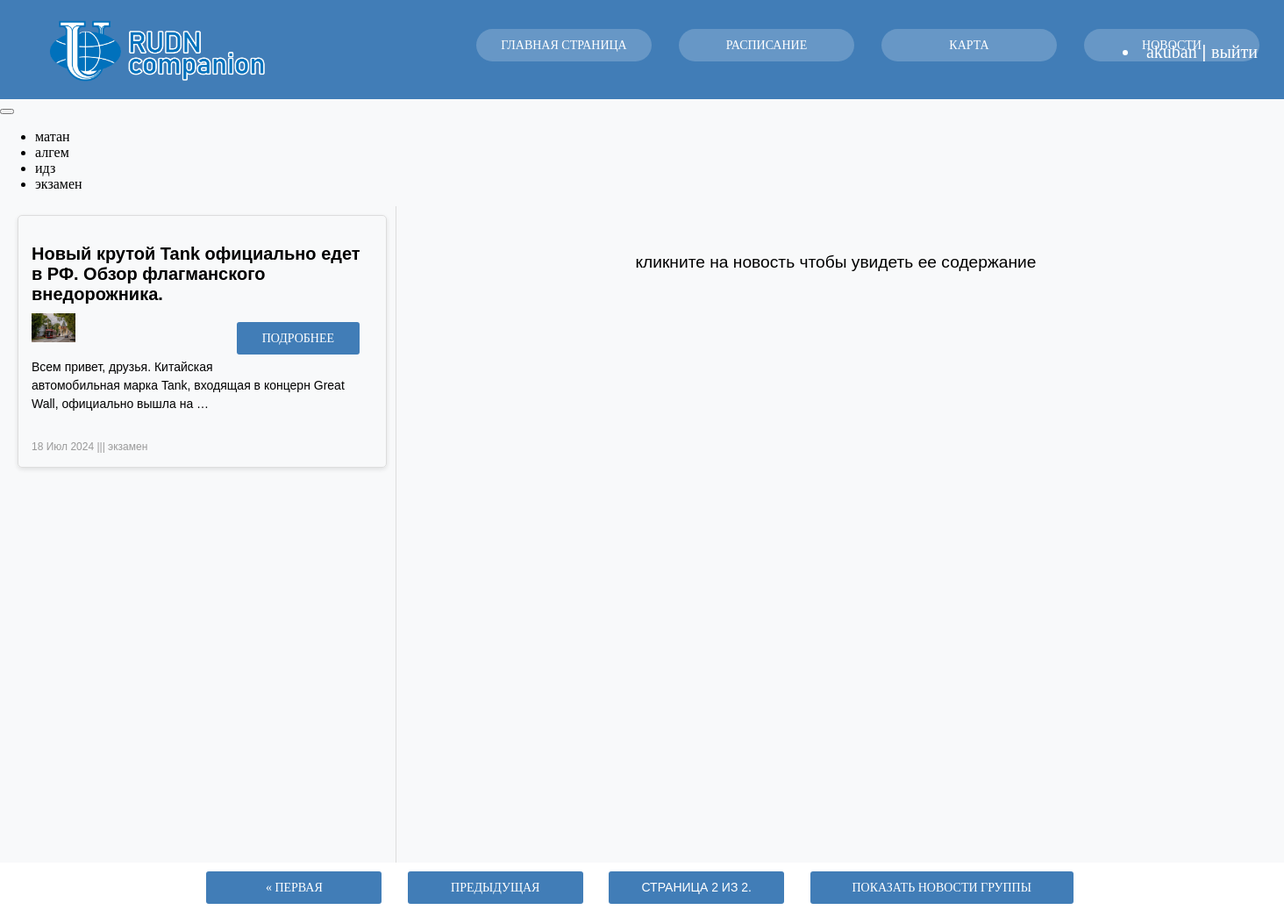
Screenshot of /news/?page=2 (signed in) with the database file from the repository.
### main/models.py (models this page shows, shortened)
class User(AbstractUser):
    Group = models.ForeignKey('groups', on_delete=models.SET_NULL, null=True, blank=True)
    is_starosta = models.BooleanField('староста', default=False)
    status = models.TextField('cтатус', max_length=100, default=None, blank=True, null=True)

class News(models.Model):
    title = models.CharField(max_length=200, verbose_name="Заголовок")
    content = models.TextField(verbose_name="Контент")
    pub_date = models.DateTimeField('Дата публикации', default=timezone.now)
    cat = models.ForeignKey('categories', on_delete=models.SET_NULL, null=True)
    hashtags = models.TextField('хештеги', max_length=255, blank=True)
    tags = TaggableManager()

class newsimages(models.Model):
    image = models.FileField(upload_to ='main/static/images/news/')
    news = models.ForeignKey('News', on_delete=models.CASCADE, null=True, blank=True, related_name='image')

### main/views.py (the view)
# urls.py: path('news/', views.news, name='news'),
def news(request):
    AllImagaes = models.newsimages.objects.all()
    for img in AllImagaes:
        string = str(img.image)
        if string[0] == 'm':
            img.image = string[12:]
            img.save()
    AllTags = Tag.objects.all()
    news_list = News.objects.order_by('-pub_date')
    paginator = Paginator(news_list, 4)  # Показываем 4 новости на странице
    page_number = request.GET.get('page')
    page_obj = paginator.get_page(page_number)
    return render(request, 'main/news.html', {'page_obj': page_obj, 'AllTags': AllTags, 'AllImages': AllImagaes})

### main/templates/main/news.html (shortened to what this page needs)
{% extends 'main/base.html' %}
{% block content %}
{% load static %}
<div class='tags-container'>
    <div class='tags-manipulator'>
        <button id='show-tags '></button>
    </div>
    <div class='tags-list'>
        <ul>
            {% for tag in AllTags %}
                <li><a href="/news/tag/{{ tag.slug }}" style='color: black;'>{{ tag.name }}</a></li>
            {% endfor %}
        </ul>
    </div>
</div>
<div class="news-container">
    <div class='news-list'>
    {% for news in page_obj %}
        <div class="news-block" style = 'width: auto;'>
            <h2 class='NewsTitle'>{{ news.title }}</h2>
            <button class='log_button' style='width: 140px; float: right;'>подробнее</button>
            {% for img in AllImages %}
                {% if img.news.id == news.id %}
                    <img src={% static img.image %} style='width: 50px'>
                {% endif %}
            {% endfor %}
            <p>{{ news.content|truncatewords:15 }}</p>
            <small style='display: inline;'>{{ news.pub_date|date:"d M Y" }}    |||    </small><small style='display: inline; width: auto;'>{{ news.tags.all|join:", " }}</small>
        </div>
    {% endfor %}
    </div>
    <div class='news-view'>
        <p id='InnerText'>кликните на новость чтобы увидеть ее содержание</p>
    </div>
</div>
<div id="footer" class="pagination" style='background-color: white; height: auto; margin-bottom: 0px'>
    <span class="step-links">
        {% if page_obj.has_previous %}
            <a id="page-switcher" href="?page=1">&laquo; Первая</a>
            <a id="page-switcher" href="?page={{ page_obj.previous_page_number }}">Предыдущая</a>
        {% endif %}
        <span id="page-counter" class="current">
            Страница {{ page_obj.number }} из {{ page_obj.paginator.num_pages }}.
        </span>
    </span>
    <a href={% url 'GroupNews' %}><button class='log_button'>Показать новости группы</button></a>
</div>
{% endblock %}

### main/templates/main/base.html (shortened to what this page needs)
<!DOCTYPE html>
<html lang="en">
<head>
    {% load static %}
    <link rel="stylesheet" href="{% static 'css/stylemain.css' %}">
</head>
<body>
    <header>
        <a href = {% url 'index' %}><img id="img1" src={% static 'images/rudn_logo_no_back_white.png' %} style='float: left; margin-left: 30px; width: 300px'></a>
        <nav class="parent_navigation" style='margin-left: 530px;'>
            <ul class="navigation">
                <li><a class='log_ref' style='color: white; margin-bottom: 20px; width: 200px; border-radius:20px; background-color: rgba(255,255,255,0.2)'href="{% url 'index' %}">Главная страница</a></li>
                <li><a class='log_ref' style='color: white; margin-bottom: 20px; width: 200px; border-radius:20px; background-color: rgba(255,255,255,0.2)' href="{% url 'schedule' %}">Расписание</a></li>
                <li><a class='log_ref' style='color: white; margin-bottom: 20px; width: 200px; border-radius:20px; background-color: rgba(255,255,255,0.2)'href="{% url 'map' %}">Карта</a></li>
                <li><a class='log_ref' style='color: white; margin-bottom: 20px; width: 200px; border-radius:20px; background-color: rgba(255,255,255,0.2)' href="{% url 'news' %}">Новости</a></li>
            </ul>
        </nav>
        <div class='reg_navigation' style='float: right; margin-top: -45px; margin-right: 30px; font-size: 20px'>
            {% if user.is_authenticated %}
            <li><a href= {% url 'users:profile' %}>{{ user.username }}</a> | <a href= {% url 'users:logout' %}>выйти</a></li>
            {%else%}
            <a href="{% url 'users:register' %}">Регистрация</a> | <a href="{% url 'users:login' %}">Вход</a>
            {%endif%}
        </div>
    </header>
    <main>
        {% block content %}
        {% endblock %}
    </main>
</body>
</html>

### main/static/css/stylemain.css (style rules this page uses)
.news-container { margin: 10px; display: flex; height: 100vh; }
.news-list { width: 30%; border-right:1px solid #ddd; padding: 10px; overflow-y: auto; column-count: 1; }
.news-view { width:70%; padding:10px; overflow-y: auto; }
#InnerText { font-size: 1.2rem; text-align: center; display: block; margin: 40px 60px; }
.news-block { margin-right: auto; margin-left: auto; width: 400px; margin-bottom: 20px; padding: 15px; border: 1px solid #ddd; border-radius: 5px; box-shadow: 0 2px 5px rgba(0, 0, 0, 0.1); }
.news-block h2 { font-size: 20px; margin-bottom: 10px; }
.news-block p { font-size: 14px; }
.news-block small { display: block; margin-top: 10px; font-size: 12px; color: #999; }
.pagination { text-align: center; margin-top: 20px; }
.pagination .step-links a { margin: 0 5px; padding: 5px 10px; border: 1px solid #ddd; border-radius: 5px; text-decoration: none; color: #333; }
.pagination .step-links .current { margin: 0 5px; padding: 5px 10px; border: 1px solid #ddd; border-radius: 5px; background-color: #eee; color: #333; }
body { font-family: Arial, sans-serif; margin: 0; padding: 0; background-color: #f8f9fa; }
header { background-color: #417db7; color: #ffffff; padding: 20px 0; text-align: center; }
p { font-size: 18px; line-height: 1.5; }
.parent_navigation { width: 700px; align-items: center; display: flex; margin-left: auto; margin-right: auto; }
ul.navigation { display: contents; margin-right: auto; margin-right: auto; padding: 4px; }
.navigation li { font-size: 20px; font-family: verdana; display: inline; margin-left: auto; margin-right: auto; padding: 3px; }
#img1 { float: left; width: 300px; }
A { font-family: verdana; text-decoration: none; color: white; }
#footer { margin-bottom: 60px; position:fixed; left:0px; bottom:0px; height:30px; width:100%; }
#page-switcher { width: 200px; display: inline-block; box-sizing: border-box; padding: 0 24px; margin: 10px 15px 15px 10px; outline: none; border: none; border-radius: 3px; height: 37px; line-height: 37px; font-size: 14px; text-transform: uppercase; font-weight: normal; text-decoration: none; color: #fff; background-color: #417db7; cursor: pointer; user-select: none; appearance: none; touch-action: manipulation; transition: box-shadow .18s ease-out,background .18s ease-out,color .18s ease-out; }
#page-counter { width: 200px; display: inline-block; box-sizing: border-box; padding: 0 24px; margin: 10px 15px 15px 10px; outline: none; border: none; border-radius: 3px; height: 37px; line-height: 37px; font-size: 14px; text-transform: uppercase; font-weight: normal; text-decoration: none; color: #fff; background-color: #417db7; cursor: pointer; user-select: none; appearance: none; touch-action: manipulation; transition: box-shadow .18s ease-out,background .18s ease-out,color .18s ease-out; }
.log_button { font-family: verdana; width: 300px; display: inline-block; box-sizing: border-box; padding: 0 24px; margin: 10px 15px 15px 10px; outline: none; border: none; border-radius: 3px; height: 37px; line-height: 37px; font-size: 14px; text-transform: uppercase; font-weight: normal; text-decoration: none; color: #fff; background-color: #417db7; cursor: pointer; user-select: none; appearance: none; touch-action: manipulation; transition: box-shadow .18s ease-out,background .18s ease-out,color .18s ease-out; }
.log_ref { text-align: center; font-family: verdana; width: 300px; display: inline-block; box-sizing: border-box; padding: 0 24px; margin: 10px 15px 15px 10px; outline: none; border: none; border-radius: 3px; height: 37px; line-height: 37px; font-size: 14px; text-transform: uppercase; font-weight: normal; text-decoration: none; color: #282a2e; background-color: #e6eaf0; cursor: pointer; user-select: none; appearance: none; touch-action: manipulation; transition: box-shadow .18s ease-out,background .18s ease-out,color .18s ease-out; }

### rows the page displays
User: username "akuban"
Tag: name "матан"
Tag: name "алгем"
Tag: name "идз"
Tag: name "экзамен"
News: title "Новый крутой Tank официально едет в РФ. Обзор флагманского внедорожника.", content "Всем привет, друзья. Китайская автомобильная марка Tank, входящая в концерн Great Wall, официально вышла на …", pub_date "18 Июл 2024", tags.all "экзамен"
newsimages: image (picture)

### other values shown
{{ page_obj.number }} "2"
{{ page_obj.paginator.num_pages }} "2"
